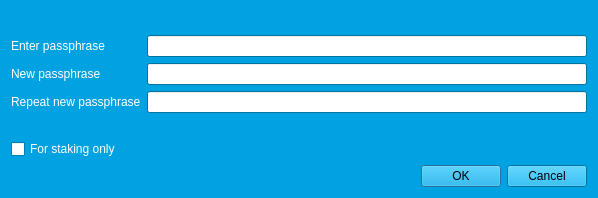
<?xml version="1.0" encoding="UTF-8"?>
<ui version="4.0">
 <class>AskPassphraseDialog</class>
 <widget class="QDialog" name="AskPassphraseDialog">
  <property name="geometry">
   <rect>
    <x>0</x>
    <y>0</y>
    <width>598</width>
    <height>198</height>
   </rect>
  </property>
  <property name="sizePolicy">
   <sizepolicy hsizetype="Preferred" vsizetype="Minimum">
    <horstretch>0</horstretch>
    <verstretch>0</verstretch>
   </sizepolicy>
  </property>
  <property name="minimumSize">
   <size>
    <width>550</width>
    <height>0</height>
   </size>
  </property>
  <property name="palette">
   <palette>
    <active>
     <colorrole role="WindowText">
      <brush brushstyle="SolidPattern">
       <color alpha="255">
        <red>255</red>
        <green>255</green>
        <blue>255</blue>
       </color>
      </brush>
     </colorrole>
     <colorrole role="Button">
      <brush brushstyle="SolidPattern">
       <color alpha="255">
        <red>0</red>
        <green>162</green>
        <blue>225</blue>
       </color>
      </brush>
     </colorrole>
     <colorrole role="Light">
      <brush brushstyle="SolidPattern">
       <color alpha="255">
        <red>82</red>
        <green>207</green>
        <blue>255</blue>
       </color>
      </brush>
     </colorrole>
     <colorrole role="Midlight">
      <brush brushstyle="SolidPattern">
       <color alpha="255">
        <red>41</red>
        <green>184</green>
        <blue>240</blue>
       </color>
      </brush>
     </colorrole>
     <colorrole role="Dark">
      <brush brushstyle="SolidPattern">
       <color alpha="255">
        <red>0</red>
        <green>81</green>
        <blue>112</blue>
       </color>
      </brush>
     </colorrole>
     <colorrole role="Mid">
      <brush brushstyle="SolidPattern">
       <color alpha="255">
        <red>0</red>
        <green>108</green>
        <blue>150</blue>
       </color>
      </brush>
     </colorrole>
     <colorrole role="Text">
      <brush brushstyle="SolidPattern">
       <color alpha="255">
        <red>255</red>
        <green>255</green>
        <blue>255</blue>
       </color>
      </brush>
     </colorrole>
     <colorrole role="BrightText">
      <brush brushstyle="SolidPattern">
       <color alpha="255">
        <red>255</red>
        <green>255</green>
        <blue>255</blue>
       </color>
      </brush>
     </colorrole>
     <colorrole role="ButtonText">
      <brush brushstyle="SolidPattern">
       <color alpha="255">
        <red>0</red>
        <green>0</green>
        <blue>0</blue>
       </color>
      </brush>
     </colorrole>
     <colorrole role="Base">
      <brush brushstyle="SolidPattern">
       <color alpha="255">
        <red>255</red>
        <green>255</green>
        <blue>255</blue>
       </color>
      </brush>
     </colorrole>
     <colorrole role="Window">
      <brush brushstyle="SolidPattern">
       <color alpha="255">
        <red>0</red>
        <green>162</green>
        <blue>225</blue>
       </color>
      </brush>
     </colorrole>
     <colorrole role="Shadow">
      <brush brushstyle="SolidPattern">
       <color alpha="255">
        <red>0</red>
        <green>0</green>
        <blue>0</blue>
       </color>
      </brush>
     </colorrole>
     <colorrole role="AlternateBase">
      <brush brushstyle="SolidPattern">
       <color alpha="255">
        <red>127</red>
        <green>208</green>
        <blue>240</blue>
       </color>
      </brush>
     </colorrole>
     <colorrole role="ToolTipBase">
      <brush brushstyle="SolidPattern">
       <color alpha="255">
        <red>255</red>
        <green>255</green>
        <blue>220</blue>
       </color>
      </brush>
     </colorrole>
     <colorrole role="ToolTipText">
      <brush brushstyle="SolidPattern">
       <color alpha="255">
        <red>0</red>
        <green>0</green>
        <blue>0</blue>
       </color>
      </brush>
     </colorrole>
    </active>
    <inactive>
     <colorrole role="WindowText">
      <brush brushstyle="SolidPattern">
       <color alpha="255">
        <red>255</red>
        <green>255</green>
        <blue>255</blue>
       </color>
      </brush>
     </colorrole>
     <colorrole role="Button">
      <brush brushstyle="SolidPattern">
       <color alpha="255">
        <red>0</red>
        <green>162</green>
        <blue>225</blue>
       </color>
      </brush>
     </colorrole>
     <colorrole role="Light">
      <brush brushstyle="SolidPattern">
       <color alpha="255">
        <red>82</red>
        <green>207</green>
        <blue>255</blue>
       </color>
      </brush>
     </colorrole>
     <colorrole role="Midlight">
      <brush brushstyle="SolidPattern">
       <color alpha="255">
        <red>41</red>
        <green>184</green>
        <blue>240</blue>
       </color>
      </brush>
     </colorrole>
     <colorrole role="Dark">
      <brush brushstyle="SolidPattern">
       <color alpha="255">
        <red>0</red>
        <green>81</green>
        <blue>112</blue>
       </color>
      </brush>
     </colorrole>
     <colorrole role="Mid">
      <brush brushstyle="SolidPattern">
       <color alpha="255">
        <red>0</red>
        <green>108</green>
        <blue>150</blue>
       </color>
      </brush>
     </colorrole>
     <colorrole role="Text">
      <brush brushstyle="SolidPattern">
       <color alpha="255">
        <red>255</red>
        <green>255</green>
        <blue>255</blue>
       </color>
      </brush>
     </colorrole>
     <colorrole role="BrightText">
      <brush brushstyle="SolidPattern">
       <color alpha="255">
        <red>255</red>
        <green>255</green>
        <blue>255</blue>
       </color>
      </brush>
     </colorrole>
     <colorrole role="ButtonText">
      <brush brushstyle="SolidPattern">
       <color alpha="255">
        <red>0</red>
        <green>0</green>
        <blue>0</blue>
       </color>
      </brush>
     </colorrole>
     <colorrole role="Base">
      <brush brushstyle="SolidPattern">
       <color alpha="255">
        <red>255</red>
        <green>255</green>
        <blue>255</blue>
       </color>
      </brush>
     </colorrole>
     <colorrole role="Window">
      <brush brushstyle="SolidPattern">
       <color alpha="255">
        <red>0</red>
        <green>162</green>
        <blue>225</blue>
       </color>
      </brush>
     </colorrole>
     <colorrole role="Shadow">
      <brush brushstyle="SolidPattern">
       <color alpha="255">
        <red>0</red>
        <green>0</green>
        <blue>0</blue>
       </color>
      </brush>
     </colorrole>
     <colorrole role="AlternateBase">
      <brush brushstyle="SolidPattern">
       <color alpha="255">
        <red>127</red>
        <green>208</green>
        <blue>240</blue>
       </color>
      </brush>
     </colorrole>
     <colorrole role="ToolTipBase">
      <brush brushstyle="SolidPattern">
       <color alpha="255">
        <red>255</red>
        <green>255</green>
        <blue>220</blue>
       </color>
      </brush>
     </colorrole>
     <colorrole role="ToolTipText">
      <brush brushstyle="SolidPattern">
       <color alpha="255">
        <red>0</red>
        <green>0</green>
        <blue>0</blue>
       </color>
      </brush>
     </colorrole>
    </inactive>
    <disabled>
     <colorrole role="WindowText">
      <brush brushstyle="SolidPattern">
       <color alpha="255">
        <red>0</red>
        <green>81</green>
        <blue>112</blue>
       </color>
      </brush>
     </colorrole>
     <colorrole role="Button">
      <brush brushstyle="SolidPattern">
       <color alpha="255">
        <red>0</red>
        <green>162</green>
        <blue>225</blue>
       </color>
      </brush>
     </colorrole>
     <colorrole role="Light">
      <brush brushstyle="SolidPattern">
       <color alpha="255">
        <red>82</red>
        <green>207</green>
        <blue>255</blue>
       </color>
      </brush>
     </colorrole>
     <colorrole role="Midlight">
      <brush brushstyle="SolidPattern">
       <color alpha="255">
        <red>41</red>
        <green>184</green>
        <blue>240</blue>
       </color>
      </brush>
     </colorrole>
     <colorrole role="Dark">
      <brush brushstyle="SolidPattern">
       <color alpha="255">
        <red>0</red>
        <green>81</green>
        <blue>112</blue>
       </color>
      </brush>
     </colorrole>
     <colorrole role="Mid">
      <brush brushstyle="SolidPattern">
       <color alpha="255">
        <red>0</red>
        <green>108</green>
        <blue>150</blue>
       </color>
      </brush>
     </colorrole>
     <colorrole role="Text">
      <brush brushstyle="SolidPattern">
       <color alpha="255">
        <red>0</red>
        <green>81</green>
        <blue>112</blue>
       </color>
      </brush>
     </colorrole>
     <colorrole role="BrightText">
      <brush brushstyle="SolidPattern">
       <color alpha="255">
        <red>255</red>
        <green>255</green>
        <blue>255</blue>
       </color>
      </brush>
     </colorrole>
     <colorrole role="ButtonText">
      <brush brushstyle="SolidPattern">
       <color alpha="255">
        <red>0</red>
        <green>81</green>
        <blue>112</blue>
       </color>
      </brush>
     </colorrole>
     <colorrole role="Base">
      <brush brushstyle="SolidPattern">
       <color alpha="255">
        <red>0</red>
        <green>162</green>
        <blue>225</blue>
       </color>
      </brush>
     </colorrole>
     <colorrole role="Window">
      <brush brushstyle="SolidPattern">
       <color alpha="255">
        <red>0</red>
        <green>162</green>
        <blue>225</blue>
       </color>
      </brush>
     </colorrole>
     <colorrole role="Shadow">
      <brush brushstyle="SolidPattern">
       <color alpha="255">
        <red>0</red>
        <green>0</green>
        <blue>0</blue>
       </color>
      </brush>
     </colorrole>
     <colorrole role="AlternateBase">
      <brush brushstyle="SolidPattern">
       <color alpha="255">
        <red>0</red>
        <green>162</green>
        <blue>225</blue>
       </color>
      </brush>
     </colorrole>
     <colorrole role="ToolTipBase">
      <brush brushstyle="SolidPattern">
       <color alpha="255">
        <red>255</red>
        <green>255</green>
        <blue>220</blue>
       </color>
      </brush>
     </colorrole>
     <colorrole role="ToolTipText">
      <brush brushstyle="SolidPattern">
       <color alpha="255">
        <red>0</red>
        <green>0</green>
        <blue>0</blue>
       </color>
      </brush>
     </colorrole>
    </disabled>
   </palette>
  </property>
  <property name="windowTitle">
   <string>Passphrase Dialog</string>
  </property>
  <layout class="QVBoxLayout" name="verticalLayout">
   <item>
    <widget class="QLabel" name="warningLabel">
     <property name="textFormat">
      <enum>Qt::RichText</enum>
     </property>
     <property name="wordWrap">
      <bool>true</bool>
     </property>
    </widget>
   </item>
   <item>
    <layout class="QFormLayout" name="formLayout">
     <property name="fieldGrowthPolicy">
      <enum>QFormLayout::AllNonFixedFieldsGrow</enum>
     </property>
     <item row="0" column="0">
      <widget class="QLabel" name="passLabel1">
       <property name="text">
        <string>Enter passphrase</string>
       </property>
      </widget>
     </item>
     <item row="0" column="1">
      <widget class="QLineEdit" name="passEdit1">
       <property name="echoMode">
        <enum>QLineEdit::Password</enum>
       </property>
      </widget>
     </item>
     <item row="1" column="0">
      <widget class="QLabel" name="passLabel2">
       <property name="text">
        <string>New passphrase</string>
       </property>
      </widget>
     </item>
     <item row="1" column="1">
      <widget class="QLineEdit" name="passEdit2">
       <property name="echoMode">
        <enum>QLineEdit::Password</enum>
       </property>
      </widget>
     </item>
     <item row="2" column="0">
      <widget class="QLabel" name="passLabel3">
       <property name="text">
        <string>Repeat new passphrase</string>
       </property>
      </widget>
     </item>
     <item row="2" column="1">
      <widget class="QLineEdit" name="passEdit3">
       <property name="echoMode">
        <enum>QLineEdit::Password</enum>
       </property>
      </widget>
     </item>
     <item row="3" column="1">
      <widget class="QLabel" name="capsLabel">
       <property name="font">
        <font>
         <weight>75</weight>
         <bold>true</bold>
        </font>
       </property>
       <property name="text">
        <string/>
       </property>
       <property name="alignment">
        <set>Qt::AlignCenter</set>
       </property>
      </widget>
     </item>
     <item row="4" column="0">
      <widget class="QCheckBox" name="stakingCheckBox">
       <property name="enabled">
        <bool>true</bool>
       </property>
       <property name="visible">
        <bool>false</bool>
       </property>
       <property name="toolTip">
        <string>Serves to disable the trivial sendmoney when OS account compromised. Provides no real security.</string>
       </property>
       <property name="text">
        <string>For staking only</string>
       </property>
      </widget>
     </item>
    </layout>
   </item>
   <item>
    <widget class="QDialogButtonBox" name="buttonBox">
     <property name="orientation">
      <enum>Qt::Horizontal</enum>
     </property>
     <property name="standardButtons">
      <set>QDialogButtonBox::Cancel|QDialogButtonBox::Ok</set>
     </property>
    </widget>
   </item>
  </layout>
 </widget>
 <resources/>
 <connections>
  <connection>
   <sender>buttonBox</sender>
   <signal>accepted()</signal>
   <receiver>AskPassphraseDialog</receiver>
   <slot>accept()</slot>
   <hints>
    <hint type="sourcelabel">
     <x>248</x>
     <y>254</y>
    </hint>
    <hint type="destinationlabel">
     <x>157</x>
     <y>274</y>
    </hint>
   </hints>
  </connection>
  <connection>
   <sender>buttonBox</sender>
   <signal>rejected()</signal>
   <receiver>AskPassphraseDialog</receiver>
   <slot>reject()</slot>
   <hints>
    <hint type="sourcelabel">
     <x>316</x>
     <y>260</y>
    </hint>
    <hint type="destinationlabel">
     <x>286</x>
     <y>274</y>
    </hint>
   </hints>
  </connection>
 </connections>
</ui>
